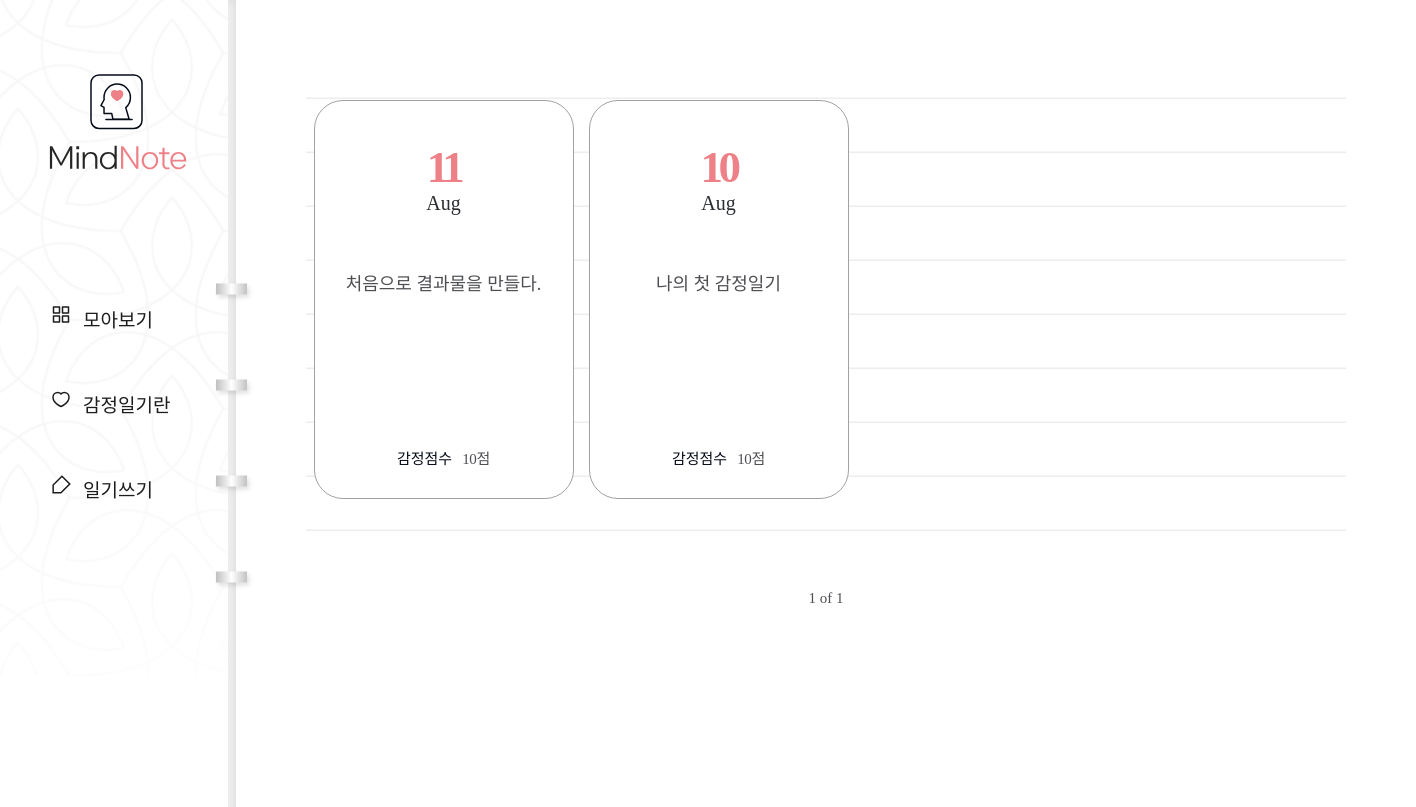
/diary/, run on an earlier commit of the app's database.
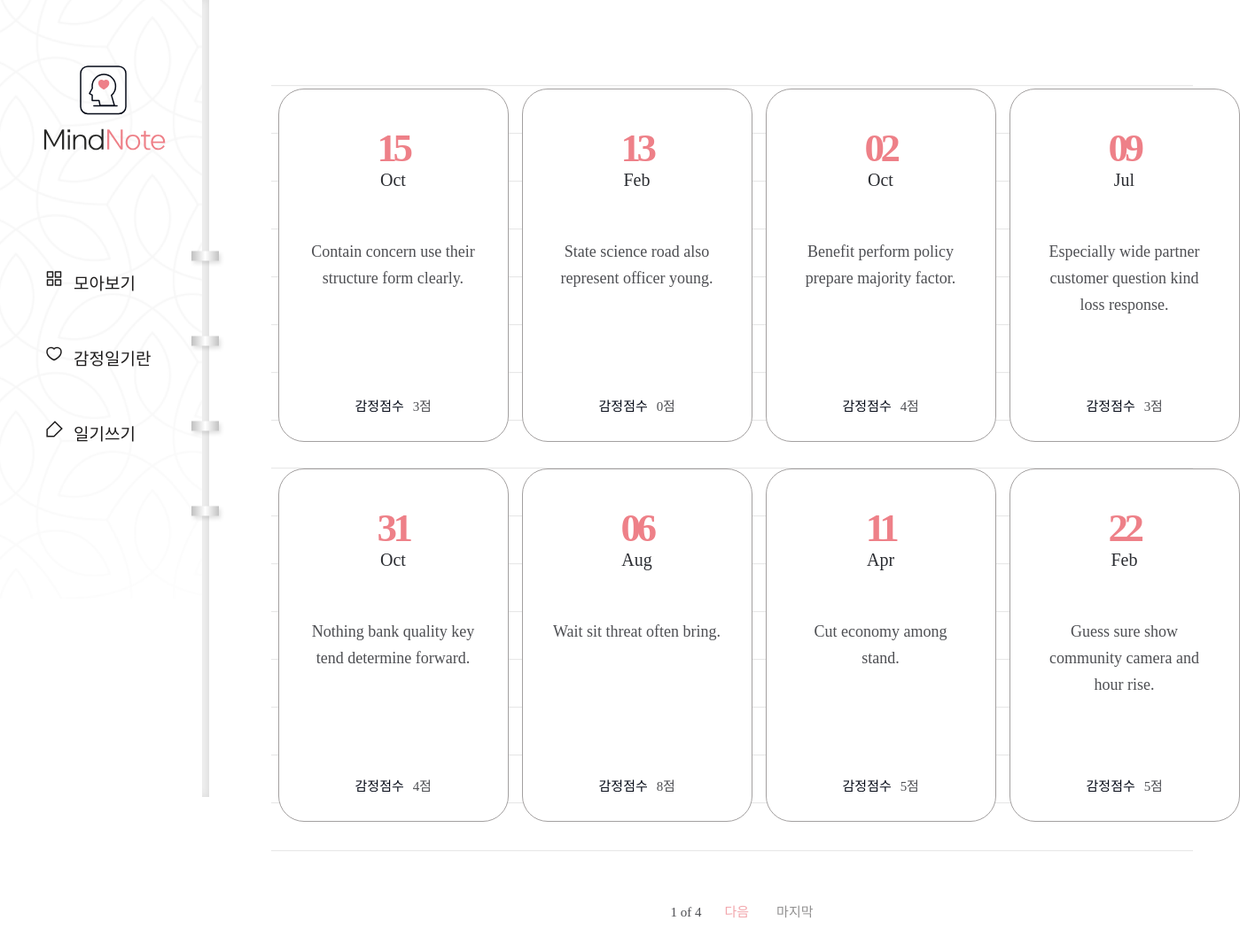
And on a later commit of the database.
### diary/models.py (models this page shows, shortened)
class Page(models.Model):
    title = models.CharField(max_length=100, validators=[validate_no_hash])
    content = models.TextField(validators=[validate_no_hash])
    feeling = models.CharField(max_length=80, validators=[validate_no_hash, validate_no_numbers])
    score = models.IntegerField(validators=[validate_score])
    dt_created = models.DateField()

### diary/views.py (the view)
# urls.py: path('diary/', views.PageListView.as_view(), name='page-list'),
class PageListView(ListView):
    model = Page
    ordering = ['-dt_created']
    paginate_by = 8

### diary/templates/diary/page_list.html (shortened to what this page needs)
{% extends './base.html' %}
{% block content %}
{% if page_obj.object_list %}
    <div class="wrap-note">
        <div class="note">
            <div class="note-list">
                <ul>
                    {% for obj in page_obj.object_list %}
                    <li>
                        <a href="{% url 'page-detail' obj.id %}">
                            <div class="date">
                                <span>{{obj.dt_created|date:"d"}}</span>
                                <p>{{obj.dt_created|date:"M"}}</p>
                            </div>
                            <h2>{{obj.title}}</h2>
                            <div class="score">
                                <p>감정점수</p>
                                <span>{{obj.score}}점</span>
                            </div>
                        </a>
                    </li>
                    {% endfor %}
                </ul>
            </div>
             <div class="paging">
                <span class="page">
                    <p>{{page_obj.number}} of {{page_obj.paginator.num_pages}}</p>
                </span>
                {% if page_obj.has_next %}
                    <a href="?page={{page_obj.next_page_number}}" class="next">다음</a>
                    <a href="?page={{page_obj.paginator.num_pages}}" class="last">마지막</a>
                {% endif %}
            </div>
        </div>
    </div>
{% endif %}
{% endblock content %}

What changed in the data, as far as the page shows it:
removed Page: dt_created "11", dt_created "Aug", title "처음으로 결과물을 만들다.", score "10"
removed Page: dt_created "10", dt_created "Aug", title "나의 첫 감정일기", score "10"
added Page: dt_created "15", dt_created "Oct", title "Contain concern use their structure form clearly.", score "3"
added Page: dt_created "13", dt_created "Feb", title "State science road also represent officer young.", score "0"
added Page: dt_created "02", dt_created "Oct", title "Benefit perform policy prepare majority factor.", score "4"
added Page: dt_created "09", dt_created "Jul", title "Especially wide partner customer question kind loss response.", score "3"
added Page: dt_created "31", dt_created "Oct", title "Nothing bank quality key tend determine forward.", score "4"
added Page: dt_created "06", dt_created "Aug", title "Wait sit threat often bring.", score "8"
added Page: dt_created "11", dt_created "Apr", title "Cut economy among stand.", score "5"
added Page: dt_created "22", dt_created "Feb", title "Guess sure show community camera and hour rise.", score "5"
Also different on the page:
{{ page_obj.paginator.num_pages }}: "1" → "4"
text now shown: "다음 마지막"
